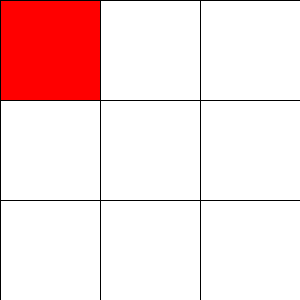
Frame 1 (no input)
Frame 60 (the mouse pressed at the canvas centre just before this capture): identical to frame 1, image omitted
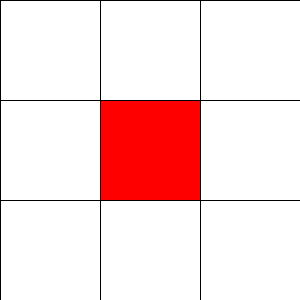
Frame 120 (the mouse held since frame 60 and released just before this capture)

The Processing sketch that drew these frames (run headless with seeded random() and noise(); from frame 60 on, the mouse is pressed at the canvas centre):

// Processing sketch: training09_mouseX_mouseY_for_for_rect
// ── training09_mouseX_mouseY_for_for_rect.pde
void setup(){
  size(300,300);
}
void draw(){
  background(#FFFFF2);
  for(int i=0; i<3; i++){
    for(int j=0; j<3; j++){
      if( mouseX/100==j && mouseY/100==i) fill(255,0,0);
      else fill(255);
      rect(j*100, i*100, 100, 100);
    }
  }
  println(mouseX/100);
}
